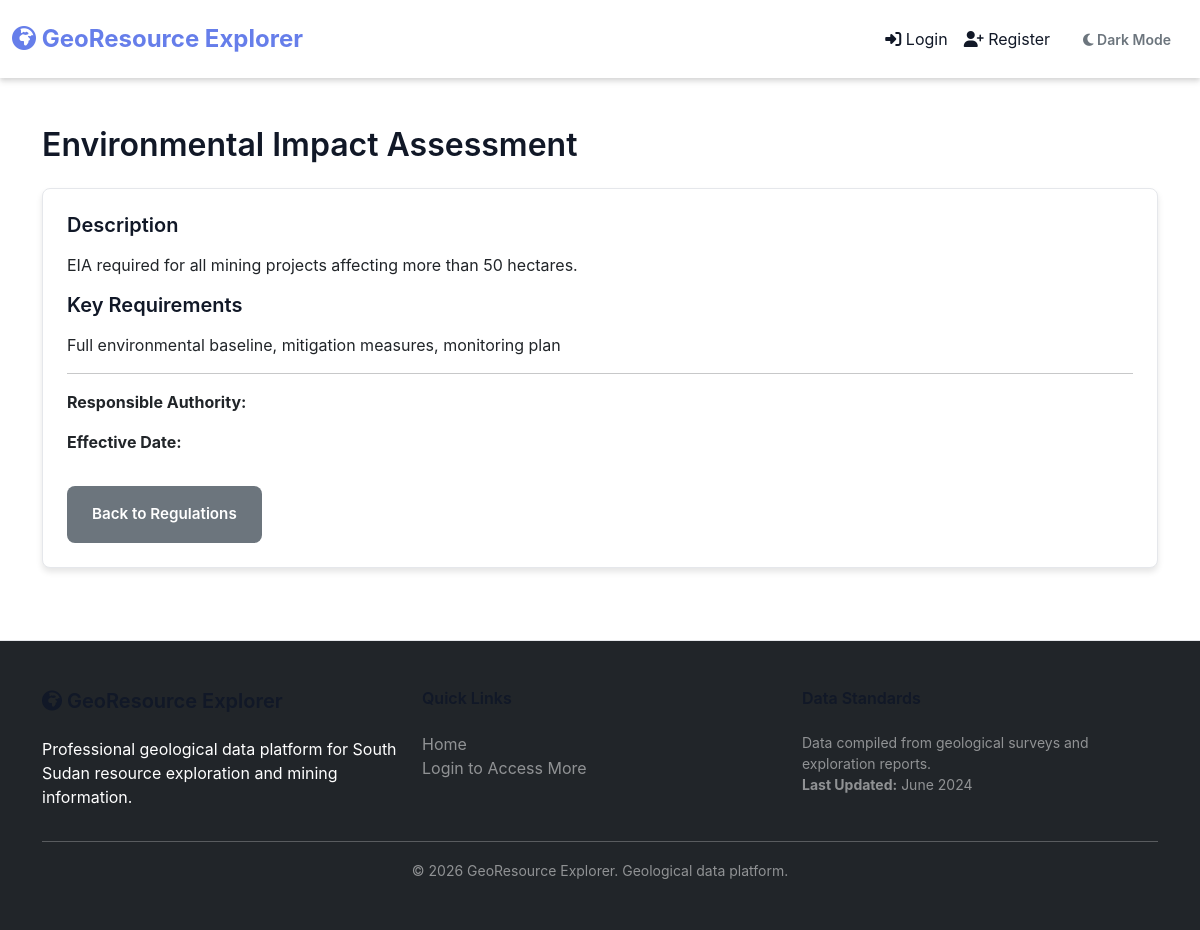
The app's page /regulations/2 with its own data.
### tables this page shows
CREATE TABLE ss_regulations (
            id INTEGER PRIMARY KEY AUTOINCREMENT,
            title TEXT NOT NULL,
            description TEXT,
            applicable_states TEXT,
            requirements TEXT,
            contact_authority TEXT,
            last_updated TIMESTAMP,
            document_url TEXT
        );

### app/professional.py (the view)
    @app.route("/regulations/<int:reg_id>")
    def regulation_detail(reg_id):
        db = get_db()
        reg = db.execute(
            "SELECT * FROM ss_regulations WHERE id = ?",
            (reg_id,)
        ).fetchone()
        if not reg:
            return "Regulation not found", 404
        return render_template("regulation_detail.html", regulation=reg)

### app/__init__.py (called while the page is built)
def create_app():
    instance_path = os.path.dirname(os.path.dirname(__file__))
    app = Flask(__name__,
                template_folder=os.path.join(instance_path, 'templates'),
                static_folder=os.path.join(instance_path, 'static'))
    app.secret_key = "your_secret_key_here"
    @app.context_processor
    def inject_admin():
        return dict(is_admin=is_admin())
    from .routes import register_routes
    register_routes(app)
    return app

### app/db.py (called while the page is built)
def get_db():
    db_path = os.path.join(os.path.dirname(os.path.dirname(__file__)), 'minerals.db')
    conn = sqlite3.connect(db_path, check_same_thread=False)
    conn.row_factory = sqlite3.Row
    return conn

### app/utils.py (called while the page is built, shortened)
def is_admin():
    if "user_id" not in session:
        return False

### templates/regulation_detail.html (shortened to what this page needs)
{% extends "layout.html" %}
{% block content %}
<div class="container mt-4">
    <h2>{{ regulation.title }}</h2>
    <div class="card">
        <div class="card-body">
            <h5 class="mb-3">Description</h5>
            <p>{{ regulation.description }}</p>
            <h5 class="mb-3">Key Requirements</h5>
            <p>{{ regulation.requirements }}</p>
            <hr>
            <p><strong>Responsible Authority:</strong> {{ regulation.responsible_authority }}</p>
            <p><strong>Effective Date:</strong> {{ regulation.effective_date }}</p>
            <a href="/regulations" class="btn btn-secondary mt-3">Back to Regulations</a>
        </div>
    </div>
</div>
{% endblock %}

### static/style.css (style rules this page uses)
:root { --primary: #667eea; --primary-dark: #764ba2; --secondary: #17a2b8; --success: #28a745; --danger: #dc3545; --warning: #ffc107; --info: #17a2b8; --light: #f8f9fa; --dark: #343a40; --muted: #6c757d; --bg-primary: #ffffff; --bg-secondary: #f8f9fa; --bg-tertiary: #f0f2f5; --bg-gradient: linear-gradient(135deg, #667eea 0%, #764ba2 100%); --text-primary: #111827; --text-secondary: #6b7280; --text-light: #ffffff; --border-color: #e5e7eb; --border-color-light: #f3f4f6; --shadow-sm: 0 1px 2px rgba(0, 0, 0, 0.05); --shadow-md: 0 4px 6px rgba(0, 0, 0, 0.1); --shadow-lg: 0 10px 15px rgba(0, 0, 0, 0.1); --shadow-xl: 0 20px 25px rgba(0, 0, 0, 0.15); --spacing-xs: 0.25rem; --spacing-sm: 0.5rem; --spacing-md: 1rem; --spacing-lg: 1.5rem; --spacing-xl: 2rem; --spacing-2xl: 3rem; --radius-sm: 0.25rem; --radius-md: 0.375rem; --radius-lg: 0.5rem; --radius-xl: 1rem; --radius-full: 9999px; --transition-fast: 150ms ease-in-out; --transition-base: 250ms ease-in-out; --transition-slow: 350ms ease-in-out; --z-dropdown: 1000; --z-modal: 1050; --z-popover: 1060; --z-tooltip: 1070; }
* { margin: 0; padding: 0; box-sizing: border-box; }
html { font-size: 16px; scroll-behavior: smooth; }
body { font-family: -apple-system, BlinkMacSystemFont, 'Segoe UI', Roboto, 'Helvetica Neue', Arial, sans-serif; background-color: var(--bg-primary); color: var(--text-primary); line-height: 1.5; transition: background-color var(--transition-base), color var(--transition-base); }
h1, h2, h3, h4, h5, h6 { font-weight: 600; line-height: 1.2; margin-bottom: var(--spacing-lg); color: var(--text-primary); }
h2 { font-size: 2rem; }
h5 { font-size: 1.25rem; }
p { margin-bottom: var(--spacing-md); }
a { color: var(--primary); text-decoration: none; transition: color var(--transition-fast); }
.mt-3 { margin-top: var(--spacing-lg); }
.mt-4 { margin-top: var(--spacing-xl); }
.mb-3 { margin-bottom: var(--spacing-lg); }
.card { background-color: var(--bg-primary); border: 1px solid var(--border-color); border-radius: var(--radius-lg); box-shadow: var(--shadow-md); overflow: hidden; transition: box-shadow var(--transition-base), transform var(--transition-base); }
.card-body { padding: var(--spacing-lg); }
.btn { display: inline-block; padding: var(--spacing-md) var(--spacing-lg); border: 1px solid transparent; border-radius: var(--radius-lg); font-weight: 600; text-align: center; cursor: pointer; transition: all var(--transition-fast); text-decoration: none; user-select: none; font-size: 0.95rem; }
@media (min-width: 1200px) { .container { max-width: 1140px; margin: 0 auto; } }

### records on screen
ss_regulations: title "Environmental Impact Assessment", description "EIA required for all mining projects affecting more than 50 hectares.", requirements "Full environmental baseline, mitigation measures, monitoring plan"
